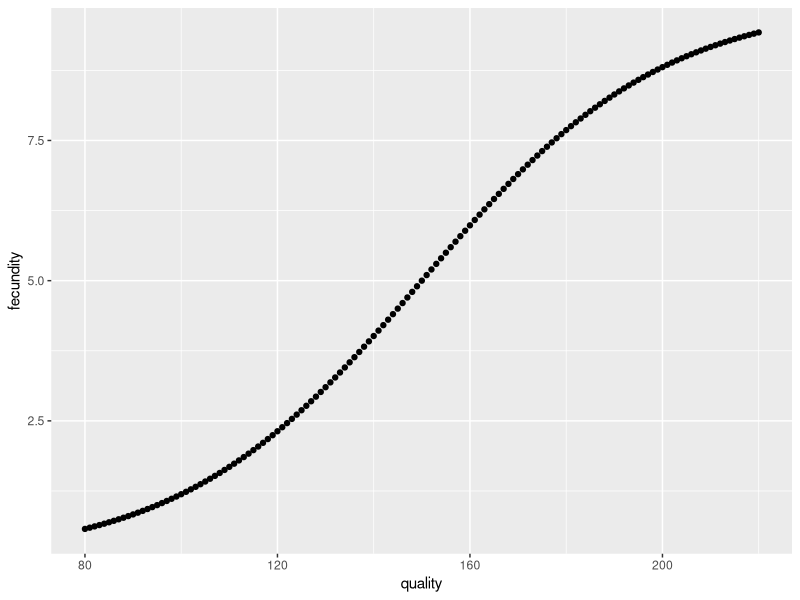
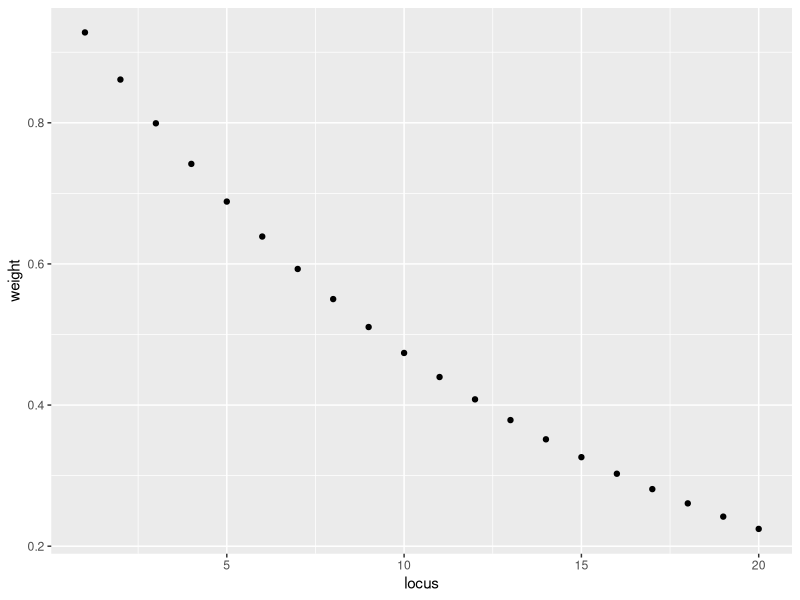
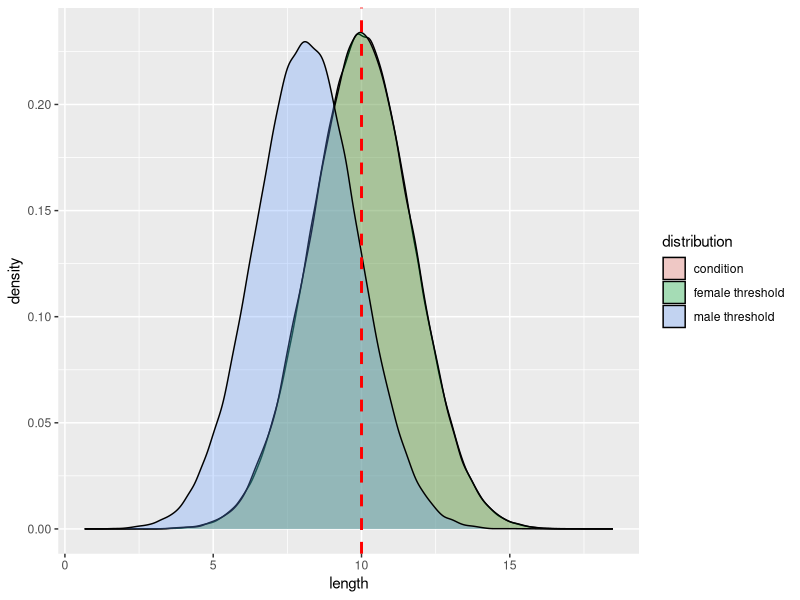

Generate these figures, in order, with R:
## ---- chunk 1
library(ggplot2)

# sigmoid/ logistic function 
sig <- function (x,x0,L,k) {
  
  fish <- L/(1+exp(-k*(x-x0)))
}
# pick values for x that map what the quality variable will be in the females 
x <- c(80:220)
y <- sig(x=x,x0=150,L=10,k=0.04)
fec_data <- data.frame (cbind(x,y))
# plot 
ggplot(fec_data,aes(x=x,y=y)) + geom_point() + labs(x="quality",y="fecundity")
## ---- chunk 2
res <- optimize(function(lambda) (sum(exp(-lambda * (1:20))) - 10)^2, 0:1, tol = .Machine$double.eps)
res$minimum
## ---- chunk 3
lambda <- res$minimum
x <- 1:20
y<-exp(-lambda*x);y
## ---- chunk 4
library(ggplot2)
data <- data.frame(cbind(x,y))
ggplot(data,aes(x=x,y=y)) +  geom_point() + labs(x="locus",y="weight")
## ---- chunk 5
sum(y)
## ---- chunk 6
p <- 0.5
n <- 20
# No weights
2 * n * p # Mean
# [1] 20
2 * n * p * (1 - p) # Variance
# [1] 10
## ---- chunk 7
# Weights
2 * sum(y) * p # Mean
2 * p * (1 - p) * sum(y^2) # Variance
sqrt(2 * p * (1 - p) * sum(y^2)) # SD

## ---- chunk 8
y<-exp(-lambda*x)
y[1] <-  y[1]  * - 1
y
2 * sum(y) * p # Mean
2 * p * (1 - p) * sum(y^2) # Variance, note variance is the same because the value is squared
sqrt(2 * p * (1 - p) * sum(y^2)) # SD
## ---- chunk 9
y<-exp(-lambda*x)
y[1] <-  y[1]  * - 1
y[20] <- y[20] * -1
y
2 * sum(y) * p # Mean
2 * p * (1 - p) * sum(y^2) # Variance, note variance is the same because the value is squared
sqrt(2 * p * (1 - p) * sum(y^2)) # SD
## ---- chunk 10
library(ggplot2)
males <- data.frame(length = rnorm(100000, 8.143932, 1.7167))
females <- data.frame(length = rnorm(100000, 10, 1.7167))
condition <- data.frame(length=rnorm(1000000,10,1.7167))
males$distribution <- 'male threshold'
females$distribution <- 'female threshold'
condition$distribution <- 'condition'
Lengths <- rbind(males, females, condition)
ggplot(Lengths, aes(length, fill = distribution)) + geom_density(alpha = 0.3) + geom_vline(xintercept = 10, linetype="dashed", 
                color = "red", size=1) # the red line represents the mean of the condition trait 
